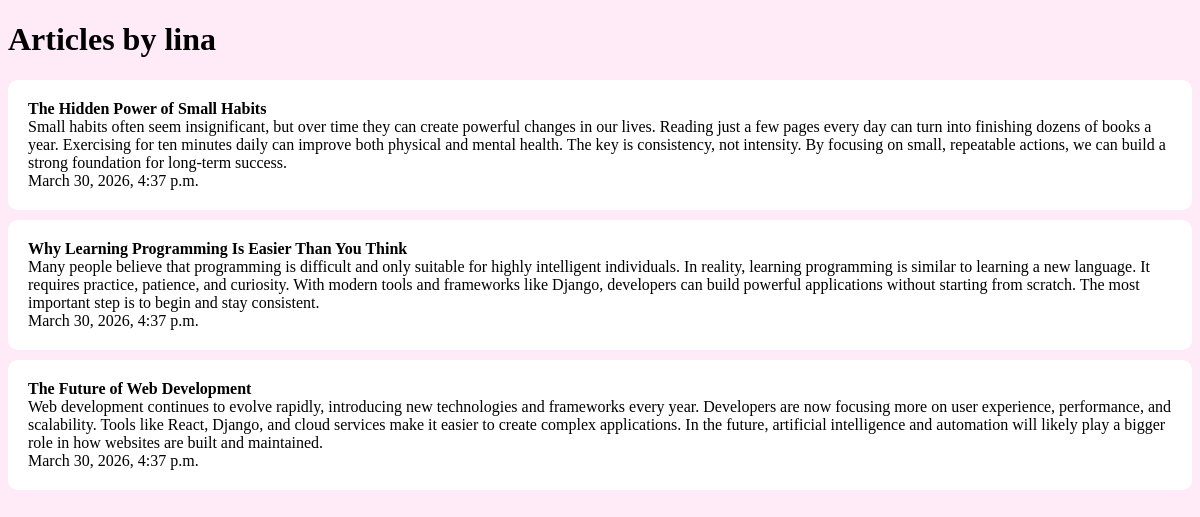
Page /author/1/ on the committed database.
### myapp/models.py (models this page shows, shortened)
class Article(models.Model):
    title = models.CharField(max_length=200)
    text = models.TextField()
    published_date = models.DateTimeField()
    author = models.ForeignKey(User, on_delete=models.CASCADE)

### myapp/views.py (the view)
# urls.py: path('author/<int:author_id>/', views.author_articles),
def author_articles(request, author_id):
    author = User.objects.get(id=author_id)
    articles = Article.objects.filter(author=author)
    return render(request, 'myapp/author_articles.html', {
        'author': author,
        'articles': articles
    })

### myapp/templates/myapp/author_articles.html
{% extends 'myapp/base.html' %}
{% block content %}
<h1>Articles by {{ author.username }}</h1>
<ul>
    {% for article in articles %}
        <li>
            <b>{{ article.title }}</b><br>
            {{ article.text }}<br>
            {{ article.published_date }}
        </li>
    {% empty %}
        <li>No articles found</li>
    {% endfor %}
</ul>
{% endblock %}

### myapp/templates/myapp/base.html (shortened to what this page needs)
<!DOCTYPE html>
<html lang="en">
<head>
</head>
<body>
{% block content %}
{% endblock %}
</body>
</html>

### myapp/templates/myapp/base.html (style rules this page uses)
body { background-color: #ffebf8; color: #000000; }
ul { padding: 0; }
li { list-style: none; background: #ffffff; padding: 20px; border-radius: 10px; margin-bottom: 10px; }

### rows in the picture
Article: title "The Hidden Power of Small Habits", text "Small habits often seem insignificant, but over time they can create powerful changes in our lives. Reading just a few pages every day can turn into finishing dozens of books a year. Exercising for ten minutes daily can improve both physical and mental health. The key is consistency, not intensity. By focusing on small, repeatable actions, we can build a strong foundation for long-term success.", published_date "March 30, 2026, 4:37 p.m."
Article: title "Why Learning Programming Is Easier Than You Think", text "Many people believe that programming is difficult and only suitable for highly intelligent individuals. In reality, learning programming is similar to learning a new language. It requires practice, patience, and curiosity. With modern tools and frameworks like Django, developers can build powerful applications without starting from scratch. The most important step is to begin and stay consistent.", published_date "March 30, 2026, 4:37 p.m."
Article: title "The Future of Web Development", text "Web development continues to evolve rapidly, introducing new technologies and frameworks every year. Developers are now focusing more on user experience, performance, and scalability. Tools like React, Django, and cloud services make it easier to create complex applications. In the future, artificial intelligence and automation will likely play a bigger role in how websites are built and maintained.", published_date "March 30, 2026, 4:37 p.m."

### other values in the picture
{{ author.username }} "lina"
